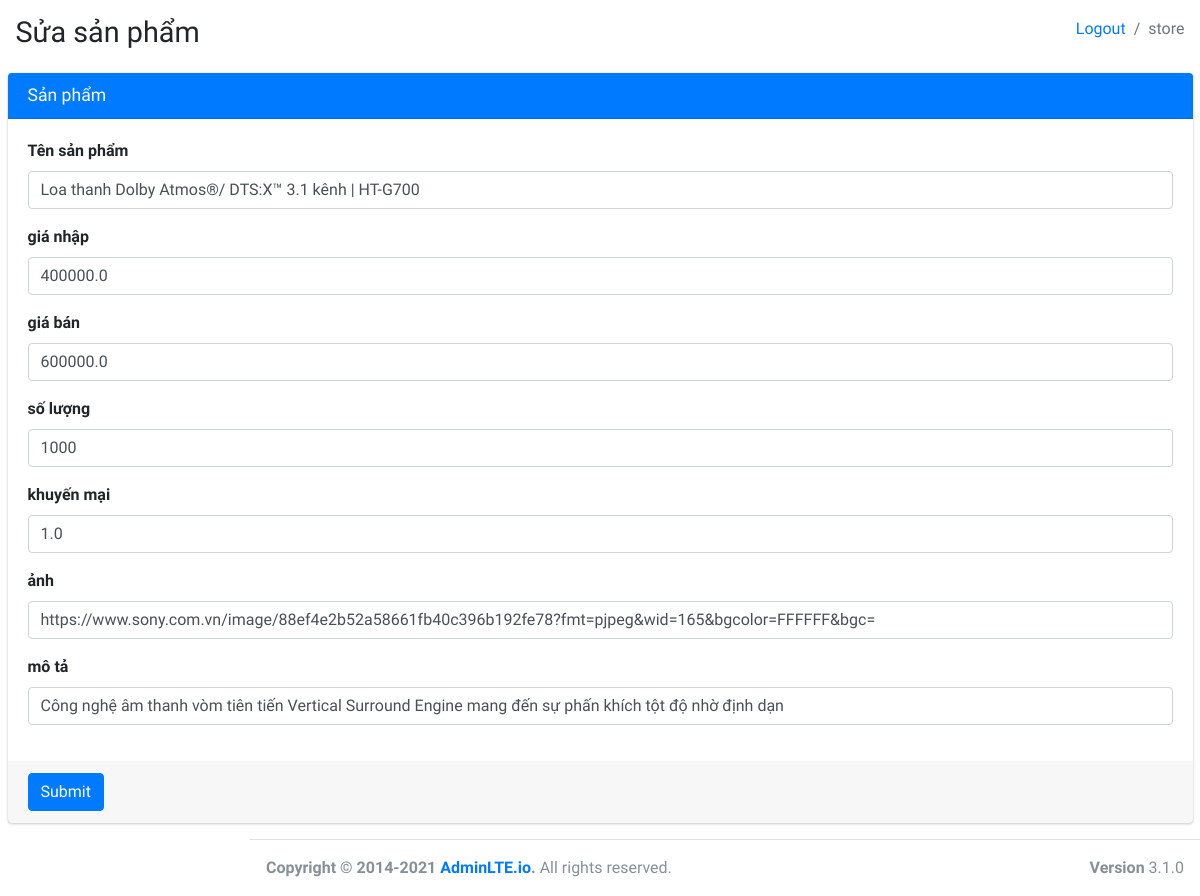
Page /store/edit/1 on the committed database.
### shop/models.py (models this page shows, shortened)
class Product(models.Model):
    name =models.CharField(max_length=100,default='')
    salePrice = models.FloatField(default=0)
    importPrice = models.FloatField(default=0)
    amount = models.IntegerField(default=0)
    saleOff = models.FloatField(default=0)
    type=models.CharField(max_length=100,default='')
    image=models.CharField(max_length=100,default='')
    discriminator = models.CharField(max_length=100,default='')

### store/views.py (the view, shortened to what this page needs)
# urls.py: path('edit/<int:product_id>',views.edit,name="busiedit"),
def edit(request,product_id):
    product = Product.objects.get(id=product_id)
    return render(request,"store/edit.html",{'product':product})

### shop/templates/store/edit.html (shortened to what this page needs)
{% extends 'store/index.html' %}
{% load static %}
{% block content %}
  <div>
    <section class="content-header">
      <div class="container-fluid">
        <div class="row mb-2">
          <div class="col-sm-6">
            <h1>Sửa sản phẩm</h1>
          </div>
          <div class="col-sm-6">
            <ol class="breadcrumb float-sm-right">
              <li class="breadcrumb-item"><a href="/logout">Logout</a></li>
              <li class="breadcrumb-item active">store</li>
            </ol>
          </div>
        </div>
      </div>
    </section>
    <section class="content">
      <div class="container-fluid">
        <div class="row">
          <div class="col-md-12">
            <div class="card card-primary">
              <div class="card-header">
                <h3 class="card-title">Sản phẩm</h3>
              </div>
              <form method="POST" action="">
                <div class="card-body">
                  <div class="form-group">
                    <label for="exampleInputEmail1">Tên sản phẩm</label>
                    <input name="name" type="text" value="{{product.name}}" class="form-control" id="exampleInputEmail1" >
                  </div>
                  <div class="form-group">
                    <label for="exampleInputEmail1">giá nhập</label>
                    <input name="importprice" type="text"  class="form-control" id="exampleInputEmail1" value="{{product.importPrice}}" >
                  </div>
                  <div class="form-group">
                    <label for="exampleInputEmail1">giá bán</label>
                    <input value="{{product.salePrice}}" name = "sale" type="text" class="form-control" id="exampleInputEmail1" >
                  </div>
                  <div class="form-group">
                    <label for="exampleInputEmail1">số lượng</label>
                    <input value="{{product.amount}}" name="amount" type="text" class="form-control" id="exampleInputEmail1" >
                  </div>
                  <div class="form-group">
                    <label for="exampleInputEmail1">khuyến mại</label>
                    <input value="{{product.saleOff}}" name="saleoff" type="text" class="form-control" id="exampleInputEmail1" >
                  </div>
                  <div class="form-group">
                    <label for="exampleInputEmail1">ảnh</label>
                    <input value="{{product.image}}" name="image" type="text" class="form-control" id="exampleInputEmail1" >
                  </div>
                  <div class="form-group">
                    <label for="exampleInputEmail1">mô tả</label>
                    <input value="{{product.discriminator}}" name ="mota" type="text" class="form-control" id="exampleInputEmail1" >
                  </div>
                </div>
                <div class="card-footer">
                  <button type="submit" class="btn btn-primary">Submit</button>
                </div>
              </form>
            </div>
       </div>
        </div>
      </div>
    </section>
  </div>
 {% endblock %}

### rows in the picture
Product: name "Loa thanh Dolby Atmos®/ DTS:X™ 3.1 kênh | HT-G700", importprice "400000.0", sale "600000.0", amount "1000", saleoff "1.0", image "https://www.sony.com.vn/image/88ef4e2b52a58661fb40c396b192fe78?fmt=pjpeg&wid=165&bgcolor=FFFFFF&bgc=", mota "Công nghệ âm thanh vòm tiên tiến Vertical Surround Engine mang đến sự phấn khích tột độ nhờ định dạn"
